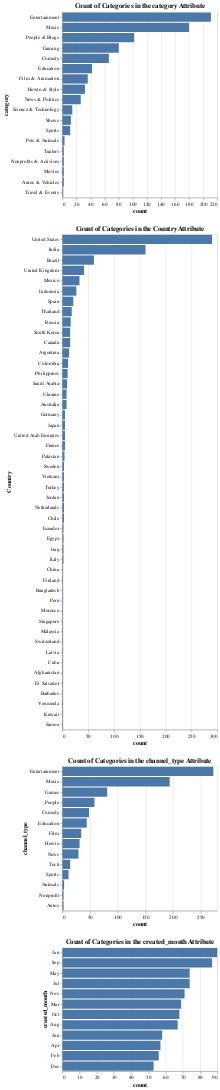

This figure's notebook cell:
### Code cell
nominal_columns = clean_data.select_dtypes(include=['object']).columns
charts = []
for column in nominal_columns:
    category_counts = clean_data[column].value_counts().reset_index()
    category_counts.columns = [column, 'count']
    chart = alt.Chart(category_counts).mark_bar().encode(
        y=alt.Y(column, title=column).sort('-x'),
        x=alt.X('count'),
        tooltip=[column, 'count']
    ).properties(
        title=f'Count of Categories in the {column} Attribute'
    )
    charts.append(chart)
#charts[0]
alt.vconcat(*charts)

### Figure 1 — Vega-Lite specification as saved in the notebook (floating-point values rounded to 4 significant figures)
{"config": {"view": {"continuousWidth": 300, "continuousHeight": 300}}, "vconcat": [{"data": {"name": "data-a144b7bbd729edf5f0853ff4bb062ed7"}, "mark": {"type": "bar"}, "encoding": {"tooltip": [{"field": "category", "type": "nominal"}, {"field": "count", "type": "quantitative"}], "x": {"field": "count", "type": "quantitative"}, "y": {"field": "category", "sort": "-x", "title": "category", "type": "nominal"}}, "title": "Count of Categories in the category Attribute"}, {"data": {"name": "data-08090578b42c7b7073706d6172ec636d"}, "mark": {"type": "bar"}, "encoding": {"tooltip": [{"field": "Country", "type": "nominal"}, {"field": "count", "type": "quantitative"}], "x": {"field": "count", "type": "quantitative"}, "y": {"field": "Country", "sort": "-x", "title": "Country", "type": "nominal"}}, "title": "Count of Categories in the Country Attribute"}, {"data": {"name": "data-85caf4790dd7559adfd79dbeef4a462e"}, "mark": {"type": "bar"}, "encoding": {"tooltip": [{"field": "channel_type", "type": "nominal"}, {"field": "count", "type": "quantitative"}], "x": {"field": "count", "type": "quantitative"}, "y": {"field": "channel_type", "sort": "-x", "title": "channel_type", "type": "nominal"}}, "title": "Count of Categories in the channel_type Attribute"}, {"data": {"name": "data-cc429ea513a6aac682c9ac409acf7d6e"}, "mark": {"type": "bar"}, "encoding": {"tooltip": [{"field": "created_month", "type": "nominal"}, {"field": "count", "type": "quantitative"}], "x": {"field": "count", "type": "quantitative"}, "y": {"field": "created_month", "sort": "-x", "title": "created_month", "type": "nominal"}}, "title": "Count of Categories in the created_month Attribute"}], "$schema": "https://vega.github.io/schema/vega-lite/v5.8.0.json", "datasets": {"data-a144b7bbd729edf5f0853ff4bb062ed7": [{"category": "Entertainment", "count": 211}, {"category": "Music", "count": 180}, {"category": "People & Blogs", "count": 102}, {"category": "Gaming", "count": 80}, {"category": "Comedy", "count": 66}, {"category": "Education", "count": 42}, {"category": "Film & Animation", "count": 36}, {"category": "Howto & Style", "count": 32}, {"category": "News & Politics", "count": 26}, {"category": "Science & Technology", "count": 14}, {"category": "Shows", "count": 12}, {"category": "Sports", "count": 11}, {"category": "Pets & Animals", "count": 3}, {"category": "Trailers", "count": 2}, {"category": "Nonprofits & Activism", "count": 2}, {"category": "Movies", "count": 2}, {"category": "Autos & Vehicles", "count": 2}, {"category": "Travel & Events", "count": 1}], "data-08090578b42c7b7073706d6172ec636d": [{"Country": "United States", "count": 290}, {"Country": "India", "count": 161}, {"Country": "Brazil", "count": 61}, {"Country": "United Kingdom", "count": 42}, {"Country": "Mexico", "count": 33}, {"Country": "Indonesia", "count": 27}, {"Country": "Spain", "count": 21}, {"Country": "Thailand", "count": 18}, {"Country": "Russia", "count": 16}, {"Country": "South Korea", "count": 15}, {"Country": "Canada", "count": 15}, {"Country": "Argentina", "count": 13}, {"Country": "Colombia", "count": 11}, {"Country": "Philippines", "count": 10}, {"Country": "Saudi Arabia", "count": 9}, {"Country": "Ukraine", "count": 8}, {"Country": "Australia", "count": 8}, {"Country": "Germany", "count": 5}, {"Country": "Japan", "count": 5}, {"Country": "United Arab Emirates", "count": 5}, {"Country": "France", "count": 5}, {"Country": "Pakistan", "count": 4}, {"Country": "Sweden", "count": 3}, {"Country": "Vietnam", "count": 3}, {"Country": "Turkey", "count": 3}, {"Country": "Jordan", "count": 3}, {"Country": "Netherlands", "count": 3}, {"Country": "Chile", "count": 3}, {"Country": "Ecuador", "count": 2}, {"Country": "Egypt", "count": 2}, {"Country": "Iraq", "count": 2}, {"Country": "Italy", "count": 2}, {"Country": "China", "count": 1}, {"Country": "Finland", "count": 1}, {"Country": "Bangladesh", "count": 1}, {"Country": "Peru", "count": 1}, {"Country": "Morocco", "count": 1}, {"Country": "Singapore", "count": 1}, {"Country": "Malaysia", "count": 1}, {"Country": "Switzerland", "count": 1}, {"Country": "Latvia", "count": 1}, {"Country": "Cuba", "count": 1}, {"Country": "Afghanistan", "count": 1}, {"Country": "El Salvador", "count": 1}, {"Country": "Barbados", "count": 1}, {"Country": "Venezuela", "count": 1}, {"Country": "Kuwait", "count": 1}, {"Country": "Samoa", "count": 1}], "data-85caf4790dd7559adfd79dbeef4a462e": [{"channel_type": "Entertainment", "count": 273}, {"channel_type": "Music", "count": 194}, {"channel_type": "Games", "count": 81}, {"channel_type": "People", "count": 58}, {"channel_type": "Comedy", "count": 48}, {"channel_type": "Education", "count": 44}, {"channel_type": "Film", "count": 34}, {"channel_type": "Howto", "count": 31}, {"channel_type": "News", "count": 29}, {"channel_type": "Tech", "count": 14}, {"channel_type": "Sports", "count": 11}, {"channel_type": "Animals", "count": 3}, {"channel_type": "Nonprofit", "count": 2}, {"channel_type": "Autos", "count": 2}], "data-cc429ea513a6aac682c9ac409acf7d6e": [{"created_month": "Jan", "count": 90}, {"created_month": "Sep", "count": 87}, {"created_month": "May", "count": 74}, {"created_month": "Jul", "count": 74}, {"created_month": "Nov", "count": 71}, {"created_month": "Mar", "count": 69}, {"created_month": "Oct", "count": 68}, {"created_month": "Aug", "count": 67}, {"created_month": "Jun", "count": 58}, {"created_month": "Apr", "count": 57}, {"created_month": "Feb", "count": 56}, {"created_month": "Dec", "count": 53}]}}
